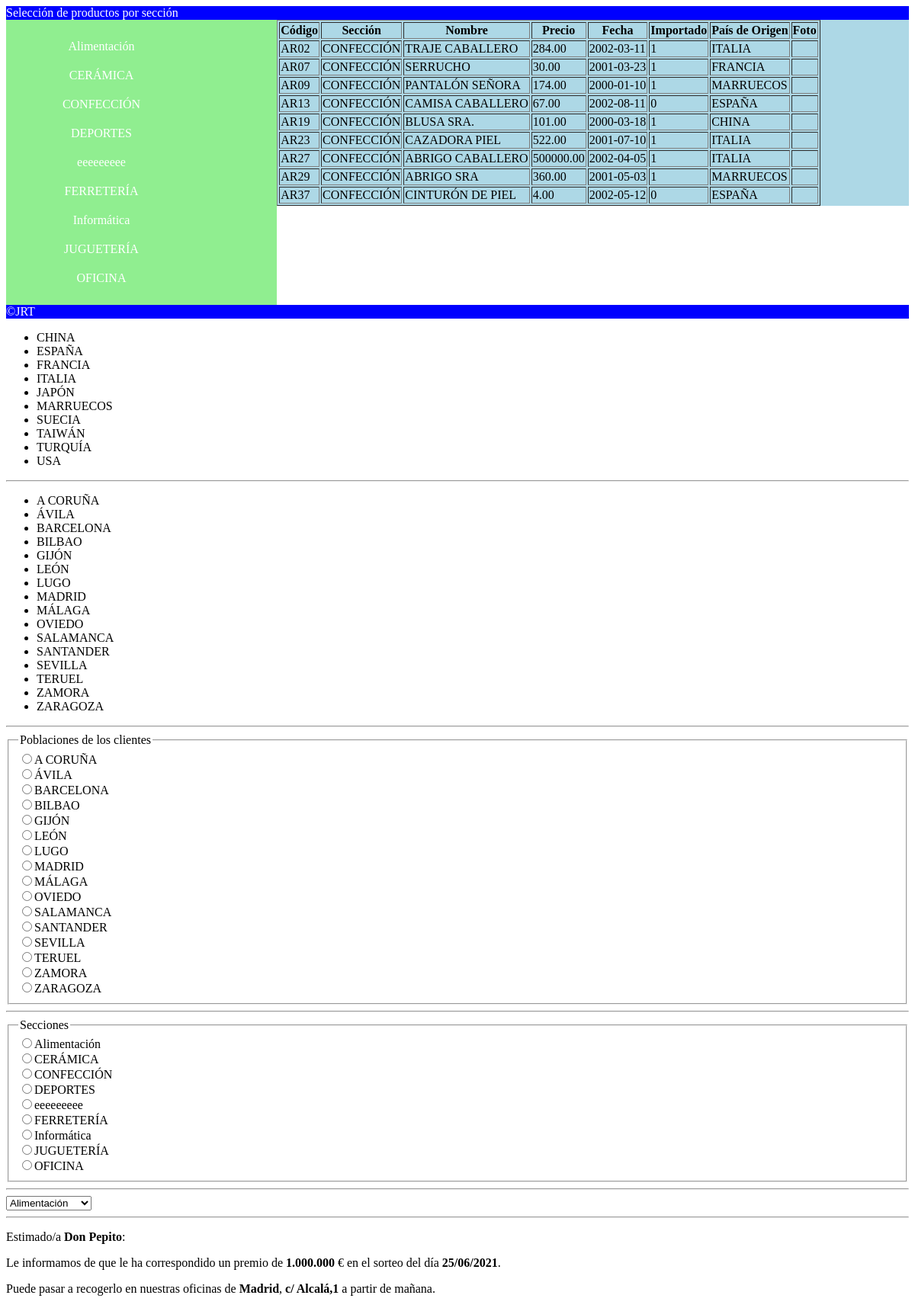
Screenshot of /php024_BBDD_Menu.php?seccion=CONFECCIÓN with the database file from the repository.
### tables this page shows
CREATE TABLE `productos` (
  `prod_codigo` varchar(4) NOT NULL,
  `prod_seccion` varchar(30) DEFAULT NULL,
  `prod_nombre` varchar(30) DEFAULT NULL,
  `prod_precio` decimal(10,2) DEFAULT NULL,
  `prod_fecha` date DEFAULT NULL,
  `prod_importado` tinyint(1) DEFAULT NULL,
  `prod_pais_origen` varchar(30) DEFAULT NULL,
  `prod_foto` mediumblob DEFAULT NULL
);

### php024_Funciones.php (the view, shortened to what this page needs)
<?php
    function Ejecutar_Consulta($sql){
        $array_datos = array();
        $cnx = mysqli_connect("localhost", "root", "", "bd_pedidos");
        mysqli_set_charset($cnx, "UTF8");
        $rs = mysqli_query( $cnx, $sql);
        while ( ($registro = mysqli_fetch_array ($rs, MYSQLI_NUM)) != null){
            $array_datos[] = $registro;
        }
        return $array_datos;
    }
    function Volcar_En_Modo_Table( $sql, $titulo ){
        $datos_a_volcar = Ejecutar_Consulta($sql);
        $tabla = "<table border=1>";
        $tabla .= $titulo;
        for ($i=0; $i<count($datos_a_volcar); $i++){
            $tabla .= "<tr>";
            for ($j=0; $j<count($datos_a_volcar[$i]); $j++){
                $tabla .= "<td>" . $datos_a_volcar[$i][$j] . "</td>";
            }
            $tabla .= "</tr>";
        }
        $tabla .= "</table>";
        return $tabla;
    }
    function Volcar_En_Modo_UL( $sql ){
        $datos_a_volcar = Ejecutar_Consulta($sql);
        $texto = "<ul>";
        for ($i=0; $i<count($datos_a_volcar); $i++){
            $elemento = $datos_a_volcar[$i][0];
            $texto .= "     <li onclick='fEnviar(\"$elemento\")'>" . $elemento . "</li>";
        }
        $texto .= "</ul>";
        return $texto;
    }
    function Volcar_En_Modo_Radio( $sql, $titulo ){
        $datos_devueltos = Ejecutar_Consulta( $sql );
        $texto = "<fieldset>";
        $texto .= "<legend>$titulo</legend>";
        for ($i=0; $i<count($datos_devueltos); $i++){
            $poblacion = $datos_devueltos[$i][0];
            $texto .= "<input type='radio' name='x' value='$poblacion'>" . $poblacion . "<br>";
        }
        $texto .= "</fieldset>";
        return $texto;
    }
    function Volcar_En_Modo_Select( $sql ){
        $datos_devueltos = Ejecutar_Consulta( $sql );
        $texto = "<SELECT>";
        for ($i=0; $i<count($datos_devueltos); $i++){
            $dato = $datos_devueltos[$i][0];
            $texto .= "<option value ='$dato'>" . $dato . "</option>";
        }
        $texto .= "</SELECT>";
        return $texto;
    }
    function Carta_Personalizada($nombre, $premio, $fecha, $poblacion, $direccion){
        $texto = "<p>Estimado/a <b>$nombre</b>:<p>";
        $texto .= "<p>Le informamos de que le ha correspondido un premio de <b>$premio</b> € ";
        $texto .= "en el sorteo del día <b>$fecha</b>.</p>";
        $texto .= "<p>Puede pasar a recogerlo en nuestras oficinas de <b>$poblacion</b>, <b>$direccion</b> a partir de mañana.</p>";
        return $texto;
    }

### php024_BBDD_Menu.php (style rules this page uses)
.nav ul { list-style: none; width: 100%; text-align: center; }
.nav li { width: 150px; padding: 10px; }

### rows the page displays
productos: prod_codigo "AR02", prod_seccion "CONFECCIÓN", prod_nombre "TRAJE CABALLERO", prod_precio "284.00", prod_fecha "2002-03-11", prod_importado "1", prod_pais_origen "ITALIA"
productos: prod_codigo "AR07", prod_seccion "CONFECCIÓN", prod_nombre "SERRUCHO", prod_precio "30.00", prod_fecha "2001-03-23", prod_importado "1", prod_pais_origen "FRANCIA"
productos: prod_codigo "AR09", prod_seccion "CONFECCIÓN", prod_nombre "PANTALÓN SEÑORA", prod_precio "174.00", prod_fecha "2000-01-10", prod_importado "1", prod_pais_origen "MARRUECOS"
productos: prod_codigo "AR13", prod_seccion "CONFECCIÓN", prod_nombre "CAMISA CABALLERO", prod_precio "67.00", prod_fecha "2002-08-11", prod_importado "0", prod_pais_origen "ESPAÑA"
productos: prod_codigo "AR19", prod_seccion "CONFECCIÓN", prod_nombre "BLUSA SRA.", prod_precio "101.00", prod_fecha "2000-03-18", prod_importado "1", prod_pais_origen "CHINA"
productos: prod_codigo "AR23", prod_seccion "CONFECCIÓN", prod_nombre "CAZADORA PIEL", prod_precio "522.00", prod_fecha "2001-07-10", prod_importado "1", prod_pais_origen "ITALIA"
productos: prod_codigo "AR27", prod_seccion "CONFECCIÓN", prod_nombre "ABRIGO CABALLERO", prod_precio "500000.00", prod_fecha "2002-04-05", prod_importado "1", prod_pais_origen "ITALIA"
productos: prod_codigo "AR29", prod_seccion "CONFECCIÓN", prod_nombre "ABRIGO SRA", prod_precio "360.00", prod_fecha "2001-05-03", prod_importado "1", prod_pais_origen "MARRUECOS"
productos: prod_codigo "AR37", prod_seccion "CONFECCIÓN", prod_nombre "CINTURÓN DE PIEL", prod_precio "4.00", prod_fecha "2002-05-12", prod_importado "0", prod_pais_origen "ESPAÑA"

### other values shown
$elemento "Alimentación"
$elemento "CERÁMICA"
$elemento "CONFECCIÓN"
$elemento "DEPORTES"
$elemento "eeeeeeeee"
$elemento "FERRETERÍA"
$elemento "Informática"
$elemento "JUGUETERÍA"
$elemento "OFICINA"
$elemento "CHINA"
$elemento "ESPAÑA"
$elemento "FRANCIA"
$elemento "ITALIA"
$elemento "JAPÓN"
$elemento "MARRUECOS"
